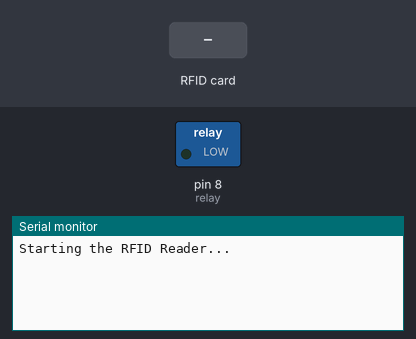
A sketch run on a simulated Arduino Uno, built with avr-gcc and run on an emulated ATmega328P. Shown: switched loads named in the sketch (green lamp = pin HIGH), the last lines printed to the serial monitor. Inputs (shaded band) come from the test bench. Pins used as bus, display or sensor lines are not drawn.

Above: at 1.2 s.
1.3 s: RFID card 20 66 61 43 held to the reader
At 1.7 s:
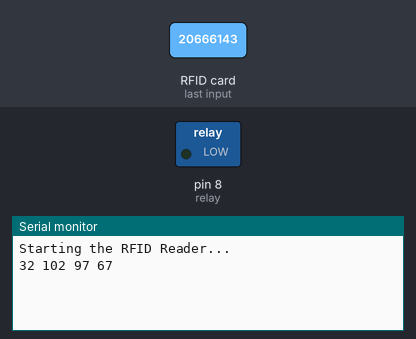
At 2.9 s:
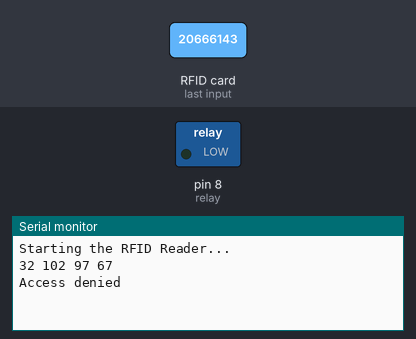

The sketch:

rfid.ino
```cpp
#include <SPI.h>
#include <RFID.h>
#define SS_PIN 10
#define RST_PIN 9
RFID rfid(SS_PIN, RST_PIN);
int relay = 8;  //Pin 8
String rfidCard;
void setup() {
  Serial.begin(9600);
  Serial.println("Starting the RFID Reader...");
  SPI.begin();
  rfid.init();
  pinMode(relay,OUTPUT);    // Define the port attribute as output
}
boolean relay_state = false;
void loop() {
  if (rfid.isCard()) {
    if (rfid.readCardSerial()) {
      rfidCard = String(rfid.serNum[0]) + " " + String(rfid.serNum[1]) + " " + String(rfid.serNum[2]) + " " + String(rfid.serNum[3]);
      Serial.println(rfidCard);
      delay(500);
      if (rfidCard == "20 66 61 43") {
        if(relay_state){
          digitalWrite(relay,LOW);   // turn the relay ON
          relay_state = false;
          Serial.println("Porte fermee");

        }
        else{
          digitalWrite(relay,HIGH);   // turn the relay ON
          relay_state = true;
          Serial.println("Porte ouverte");
        }
      } else {
        Serial.println("Access denied");
      }
    }
    rfid.halt();
  }
}
```

Measured:
- after the input at 1.3 s, the serial monitor: prints a new line at once (image 1)
